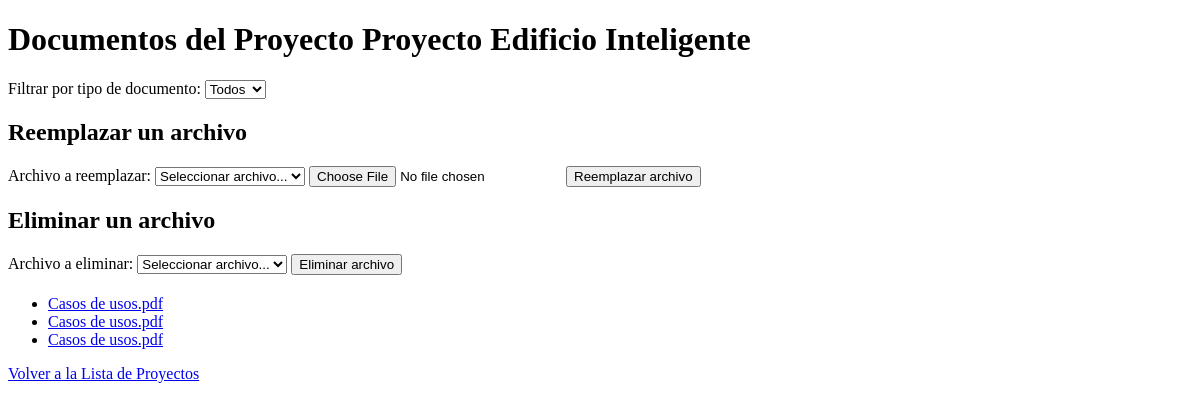
Page /documentos/2 on the earlier database version.
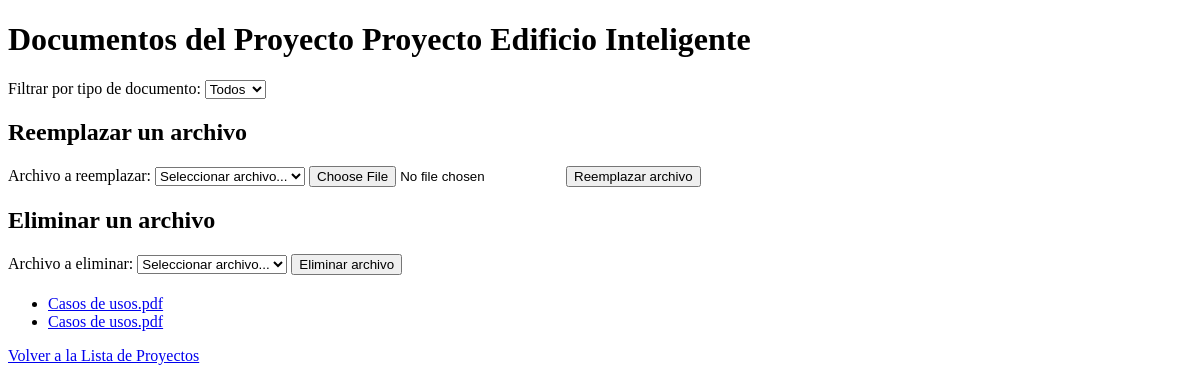
Same page on the later database version.
### app.py (models this page shows, shortened)
class Document(db.Model):
    id = db.Column(db.Integer, primary_key=True)
    url = db.Column(db.String(255), nullable=False)
    nombre = db.Column(db.String(255), nullable=False)
    fecha_subida = db.Column(db.DateTime, nullable=False)
    cotizacion_id = db.Column(db.Integer, db.ForeignKey('cotizacion.id'), nullable=False)
    cotizacion = db.relationship('Cotizacion', backref='documentos')

### app.py (the view)
@app.route('/documentos/<int:cotizacionid>')
def listar_documentos(cotizacionid):
    cotizacion = Cotizacion.query.get_or_404(cotizacionid)
    documentos = Document.query.filter_by(cotizacion_id=cotizacionid).all()
    return render_template('documentos.html', documentos=documentos, cotizacion=cotizacion)

### templates/documentos.html (shortened to what this page needs)
<!DOCTYPE html>
<html lang="en">
<head>
</head>
<body>
    <header>
        <h1>Documentos del Proyecto {{ cotizacion.proyecto }}</h1>
    </header>
    <div class="filters">
        <label for="tipoFiltro">Filtrar por tipo de documento:</label>
        <select id="tipoFiltro" onchange="filtrarTipo()">
            <option value="">Todos</option>
        </select>
    </div>
    <div class="form-container">
        <h2>Reemplazar un archivo</h2>
        <form action="{{ url_for('reemplazar_archivo') }}" method="post" enctype="multipart/form-data">
            <label for="nombreArchivoReemplazar">Archivo a reemplazar:</label>
            <select id="nombreArchivoReemplazar" name="nombreArchivoReemplazar" required>
                <option value="" disabled selected>Seleccionar archivo...</option>
            </select>
            <input type="file" name="archivoNuevo" required>
            <input type="submit" value="Reemplazar archivo">
        </form>
    </div>
    <div class="form-container">
        <h2>Eliminar un archivo</h2>
        <form action="{{ url_for('eliminar_archivo') }}" method="post">
            <label for="nombreArchivoEliminar">Archivo a eliminar:</label>
            <select id="nombreArchivoEliminar" name="nombreArchivoEliminar" required>
                <option value="" disabled selected>Seleccionar archivo...</option>
            </select>
            <input type="submit" value="Eliminar archivo">
        </form>
    </div>
    <ul id="documentosLista">
        {% for documento in documentos %}
        <li class="documento-item" data-tipo="{{ documento.nombre.split('.')[-1] }}">
            <a href="{{ documento.url }}" target="_blank">{{ documento.nombre }}</a>
        </li>
        {% endfor %}
    </ul>
    <footer>
        <a href="{{ url_for('lista_proyectos') }}">Volver a la Lista de Proyectos</a>
    </footer>
</body>
</html>

Differences in the rows shown:
removed Document: nombre "Casos de usos.pdf"
